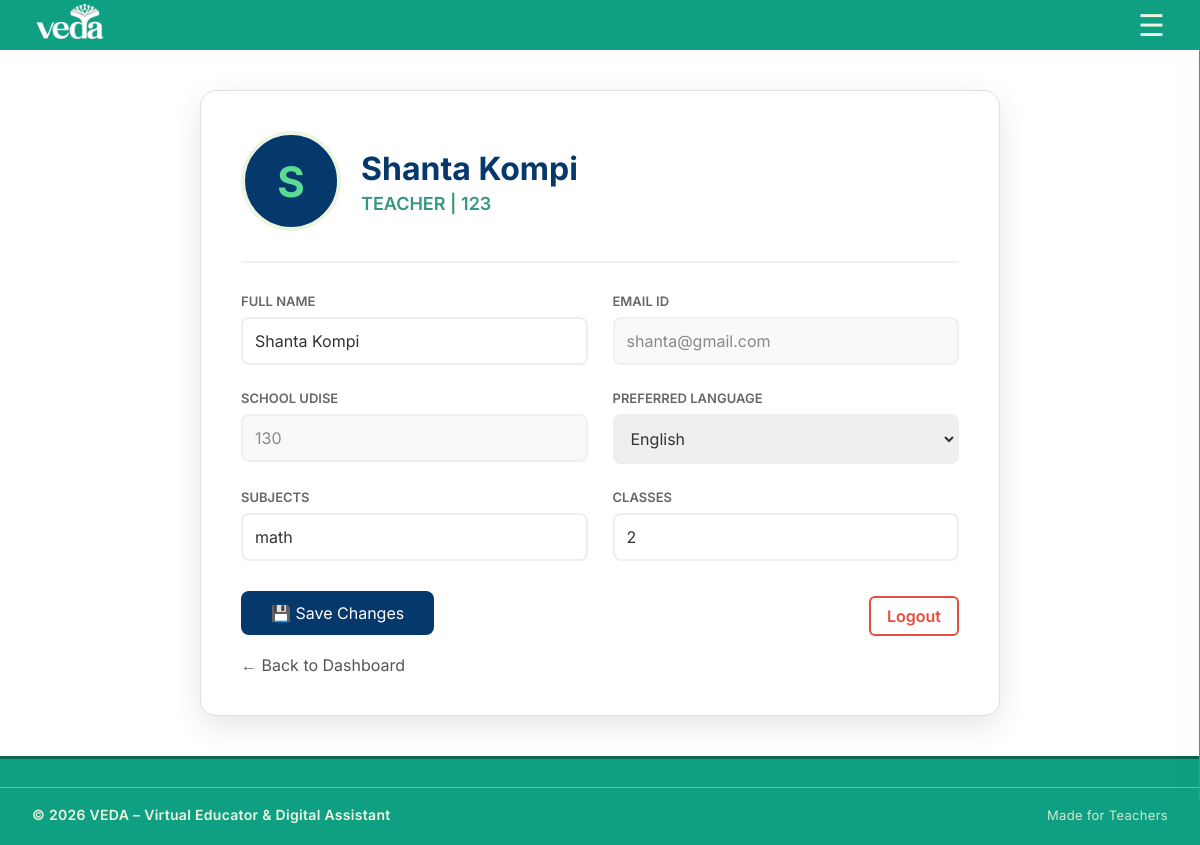
The app's page /profile (signed in) with its own data.
### tables this page shows
CREATE TABLE teachers(
            id INTEGER PRIMARY KEY AUTOINCREMENT,
            name TEXT NOT NULL,
            employee_id TEXT UNIQUE,
            school_udise TEXT NOT NULL, -- Links to schools.udise
            email TEXT UNIQUE NOT NULL,
            password TEXT NOT NULL,
            preferred_language TEXT,
            subjects TEXT,
            classes TEXT
        );

### API_routes/profile.py (the view)
@router.get("/profile")
async def view_profile(request: Request):
    user_session = request.session.get("user")
    if not user_session:
        return RedirectResponse(url="/login")
    role = user_session["role"]
    employee_id = user_session["username"]
    conn = get_connection()
    conn.row_factory = lambda cursor, row: {col[0]: row[idx] for idx, col in enumerate(cursor.description)}
    cursor = conn.cursor()
    user_data = None
    try:
        if role == "teacher":
            cursor.execute("SELECT * FROM teachers WHERE employee_id = ?", (employee_id,))
        elif role == "crp":
            cursor.execute("SELECT * FROM crps WHERE employee_id = ?", (employee_id,))
        elif role == "brp":
            cursor.execute("SELECT * FROM brps WHERE employee_id = ?", (employee_id,))
        elif role == "arp":
            cursor.execute("SELECT * FROM arps WHERE employee_id = ?", (employee_id,))
        user_data = cursor.fetchone()
    except Exception as e:
        print(f"Profile Error: {e}")
    finally:
        conn.close()
    if not user_data:
        return RedirectResponse(url="/login?error=ProfileNotFound")
    return templates.TemplateResponse("profile.html", {
        "request": request,
        "user": user_session,
        "profile": user_data,
        "role": role.upper()
    })

### templates/profile.html (shortened to what this page needs)
{% extends "base.html" %}
{% block content %}
<div class="page-wrapper" style="padding-top: 50px;">
    <div class="profile-container">
        <div class="profile-header">
            <div class="avatar-circle-large">
                {{ profile.name[0] | upper }}
            </div>
            <div class="profile-title">
                <h2>{{ profile.name }}</h2>
                <p>{{ role }} | {{ profile.employee_id }}</p>
            </div>
        </div>
        <form action="/profile/update" method="POST">
            <div class="form-grid">
                <div class="form-group">
                    <label>Full Name</label>
                    <input type="text" name="name" class="form-control" value="{{ profile.name }}" required>
                </div>
                <div class="form-group">
                    <label>Email ID</label>
                    <input type="email" class="form-control" value="{{ profile.email }}" readonly>
                </div>
                {% if role == 'TEACHER' %}
                    <div class="form-group">
                        <label>School UDISE</label>
                        <input type="text" class="form-control" value="{{ profile.school_udise }}" readonly>
                    </div>
                    <div class="form-group">
                        <label>Preferred Language</label>
                        <select name="preferred_language" class="form-control">
                            <option value="english" {% if profile.preferred_language == 'english' %}selected{% endif %}>English</option>
                        </select>
                    </div>
                    <div class="form-group">
                        <label>Subjects</label>
                        <input type="text" name="subjects" class="form-control" value="{{ profile.subjects }}">
                    </div>
                    <div class="form-group">
                        <label>Classes</label>
                        <input type="text" name="classes" class="form-control" value="{{ profile.classes }}">
                    </div>
                {% endif %}
            </div>
            <button type="submit" class="btn-save">💾 Save Changes</button>
            <a href="/logout" class="logout-btn">Logout</a>
        </form>
        <div style="margin-top: 20px;">
            {% if role == 'TEACHER' %}
            <a href="/teacher" style="text-decoration: none; color: #555;">← Back to Dashboard</a>
            {% else %}
            <a href="/{{ role|lower }}" style="text-decoration: none; color: #555;">← Back to Dashboard</a>
            {% endif %}
        </div>
    </div>
</div>
{% endblock %}

### static/css/layout.css (style rules this page uses)
* { box-sizing: border-box; margin: 0; padding: 0; font-family: 'Inter', sans-serif; }
body { min-height: 100vh; background:#ffffff !important; color: #056b64; max-width: 100%; height: 100%; display: flex; flex-direction: column; }
.page-wrapper { flex:1; }

### templates/profile.html (style rules this page uses)
.profile-container { max-width: 800px; margin: 40px auto; background: white; padding: 40px; border-radius: 16px; box-shadow: 0 10px 30px rgba(0, 0, 0, 0.1); border: 1px solid #e0e0e0; }
.profile-header { display: flex; align-items: center; gap: 20px; border-bottom: 2px solid #f0f0f0; padding-bottom: 30px; margin-bottom: 30px; }
.avatar-circle-large { width: 100px; height: 100px; background: #05386B; color: #5CDB95; font-size: 42px; font-weight: bold; display: flex; align-items: center; justify-content: center; border-radius: 50%; border: 4px solid #EDF5E1; }
.profile-title h2 { margin: 0; font-size: 32px; color: #05386B; }
.profile-title p { margin: 5px 0 0; color: #379683; font-weight: 600; font-size: 18px; }
.form-grid { display: grid; grid-template-columns: 1fr 1fr; gap: 25px; }
.form-group label { display: block; font-size: 13px; color: #666; margin-bottom: 8px; font-weight: 600; text-transform: uppercase; }
.form-control { width: 100%; padding: 12px; border: 2px solid #eee; border-radius: 8px; font-size: 16px; color: #333; transition: border-color 0.3s; }
.form-control[readonly] { background-color: #f8f9fa; color: #888; cursor: not-allowed; border-color: #f0f0f0; }
.btn-save { background-color: #05386B; color: white; border: none; padding: 12px 30px; border-radius: 8px; font-size: 16px; cursor: pointer; margin-top: 30px; transition: background 0.3s; }
.logout-btn { float: right; margin-top: 35px; color: #e74c3c; text-decoration: none; font-weight: 600; border: 2px solid #e74c3c; padding: 8px 16px; border-radius: 6px; transition: all 0.3s; }

### records on screen
teachers: name "S", name "Shanta Kompi", employee_id "123", email "shanta@gmail.com", school_udise "130", preferred_language "English", subjects "math", classes "2"

### other values on screen
{{ role }} "TEACHER"
